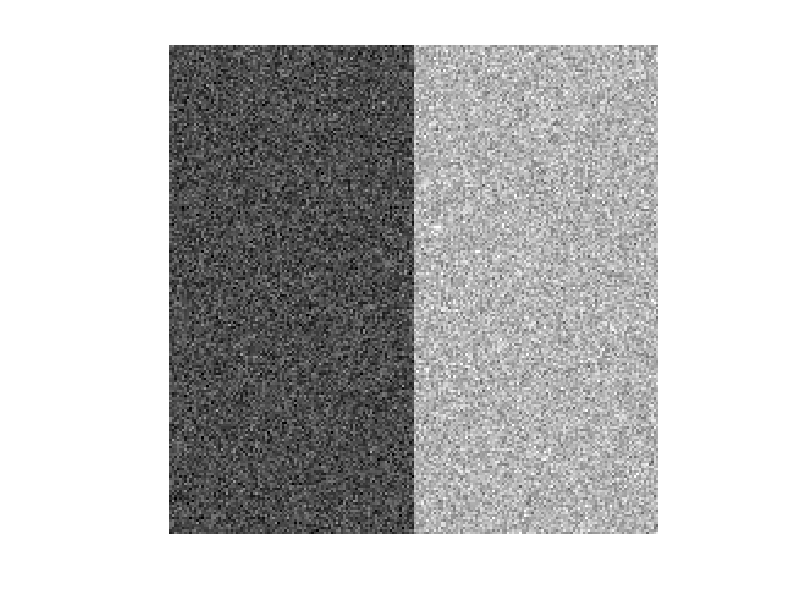
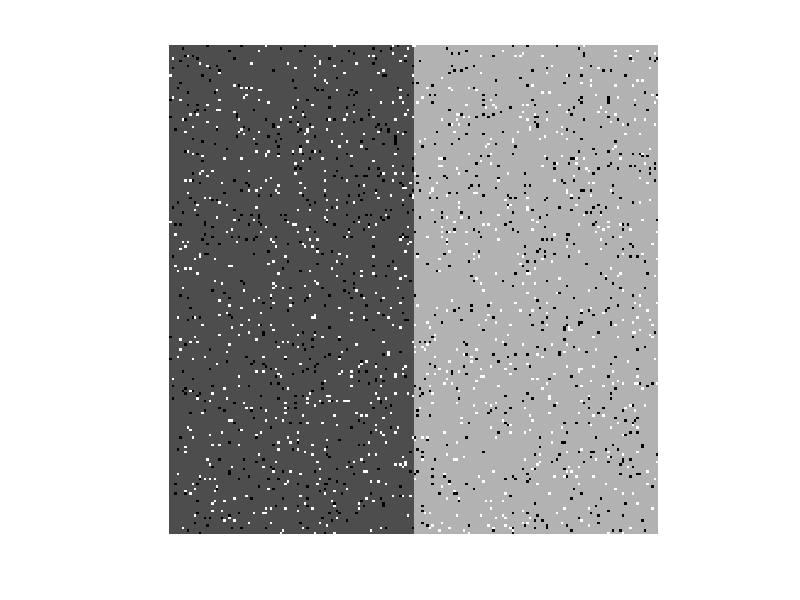
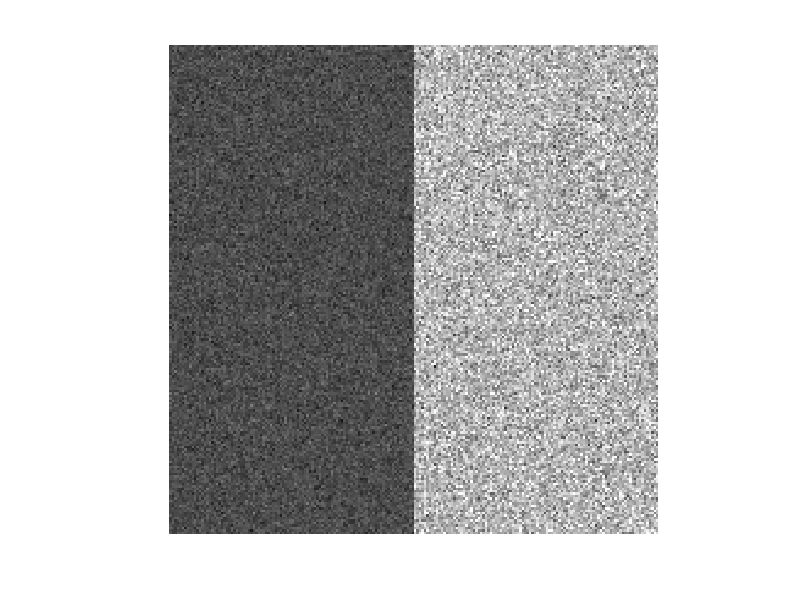

These figures' MATLAB source, in order:
close all; clear; clc;

%========================================
% Load images
%========================================

toy_img = [0.3*ones(200,100) 0.7*ones(200,100)];

%========================================
% Part 2: Noise Generation
%========================================

% The default is zero mean noise with 0.01 variance.
toy_img_gauss = imnoise(toy_img, 'gaussian');
figure(1);
imshow(toy_img_gauss);

% The default for noise density is 0.05.
toy_img_salt_pepper = imnoise(toy_img,'salt & pepper');
figure(2);
imshow(toy_img_salt_pepper);

% The default for variance is 0.04.
toy_img_speckle = imnoise(toy_img,'speckle');
figure(3);
imshow(toy_img_speckle);

